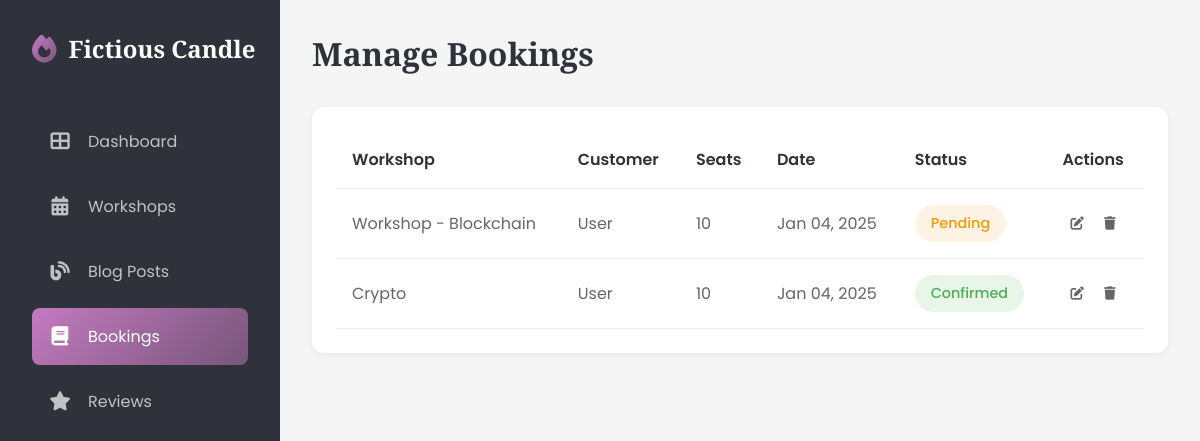
Before: /dashboard/bookings/ (signed in) with the older database file.
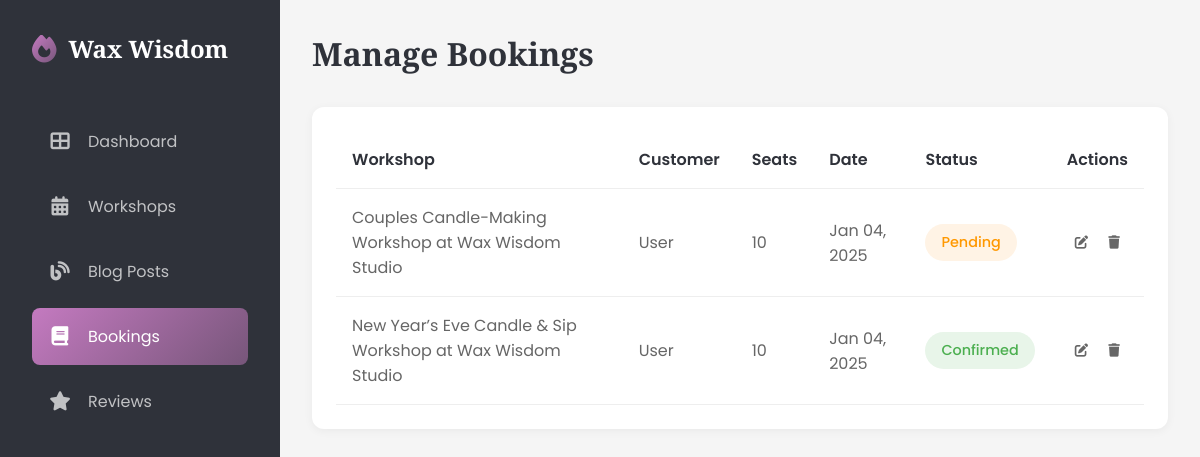
After: the same page with the newer database file.
### candle/models.py (models this page shows, shortened)
class Config(models.Model):
    site_name = models.CharField(max_length=255)
    site_title = models.CharField(max_length=255)
    site_description = models.TextField()
    about_us = HTMLField(blank=True, null=True)
    facebook_url = models.URLField(blank=True, null=True)
    instagram_url = models.URLField(blank=True, null=True)
    pinterest_url = models.URLField(blank=True, null=True)
    created_at = models.DateTimeField(auto_now_add=True)
    updated_at = models.DateTimeField(auto_now=True)
    class Meta:
        verbose_name = 'Site Configuration'
        verbose_name_plural = 'Site Configuration'
    def as_dict(self):
        return {
            'site_name': self.site_name or '',
            'site_title': self.site_title or '',
            "about_us": self.about_us or '',
            'site_description': self.site_description or '',
            'facebook_url': self.facebook_url or '',
            'instagram_url': self.instagram_url or '',
            "pinterest_url": self.pinterest_url or ""
        }

class Booking(models.Model):
    STATUS_CHOICES = [
        ('confirmed', 'Confirmed'),
        ('pending', 'Pending'),
        ('cancelled', 'Cancelled'),
    ]
    user = models.ForeignKey(User, on_delete=models.CASCADE, related_name='bookings', related_query_name='booking')
    workshop = models.ForeignKey(CandleWorkshop, on_delete=models.CASCADE, related_name='bookings', related_query_name='booking')
    booking_date = models.DateTimeField(auto_now_add=True)
    number_of_seats = models.IntegerField()
    status = models.CharField(
        max_length=10,
        choices=STATUS_CHOICES,
        default='pending'
    )
    class Meta:
        ordering = ['-booking_date']

class CandleWorkshop(models.Model):
    title = models.CharField(max_length=255)
    description = models.TextField()
    duration = models.FloatField(
        help_text='Duration of the workshop in hours (e.g., 1.5 for 1.5 hours)'
    )
    thumbnail = models.ImageField(
        upload_to='workshop_thumbnails/',
        null=True,
        blank=True,
        help_text='Featured image for the workshop',
        storage=RawMediaCloudinaryStorage()
    )
    date = models.DateField()
    time = models.TimeField()
    price = models.DecimalField(max_digits=10, decimal_places=2)
    capacity = models.IntegerField()
    class Meta:
        ordering = ("-date",)

### candle/views.py (the view)
# urls.py: path("bookings/",DashboardBookingView.as_view(),name="dashboard_bookings"),
class DashboardBookingView(LoginRequiredMixin,ListView):
    model = Booking
    template_name = "candle/dashboard/bookings.html"
    context_object_name = 'bookings'
    paginate_by = 10
    def get_queryset(self):
        user = self.request.user
        if user.is_superuser:
            return Booking.objects.all().order_by('-booking_date')
        return Booking.objects.filter(user=user).order_by('-booking_date')
    def get_context_data(self, **kwargs):
        context = super().get_context_data(**kwargs)
        context["active_menu"] = "bookings"
        return context

### candle/context_processors.py (called while the page is built)
def company_info(request):
    config = {
        "latest_blogs":Blogpost.objects.all()[:6],
        "latest_workshops":CandleWorkshop.objects.all()[:6]
    }
    try:
        config.update(Config.objects.first().as_dict())
    except Exception as e:
        pass
    return config

### candle/templates/candle/dashboard/bookings.html (shortened to what this page needs)
{% extends 'candle/dashboard/base.html' %}
{% block content %}
<main class="main-content">
    <div class="page-header">
        <h1 class="page-title">Manage Bookings</h1>
    </div>
    <div class="table-container">
        {% if not bookings %}
        <div class="empty-state">
            <i class="fas fa-calendar-xmark"></i>
            <p>No Recent Bookings</p>
            <span>New bookings will appear here</span>
        </div>
        {% else %}
        <table>
            <thead>
                <tr>
                    <th>Workshop</th>
                    {% if user.is_superuser %}
                    <th>Customer</th>
                    {% endif %}
                    <th>Seats</th>
                    <th>Date</th>
                    <th>Status</th>
                    <th>Actions</th>
                </tr>
            </thead>
            <tbody>
                {% for booking in bookings %}
                    <tr>
                        <td>{{booking.workshop.title}}</td>
                        {% if user.is_superuser %}
                        <td>{{booking.user.get_full_name|default:"User"}}</td>
                        {% endif %}
                        <td>{{booking.number_of_seats}}</td>
                        <td>{{booking.booking_date|date:"M d, Y"}}</td>
                        <td><span class="status status-{{booking.status}}">{{booking.get_status_display}}</span></td>
                        <td>
                            <button class="action-btn" onclick="openBookingModal({{booking.id}})"><i class="fas fa-edit"></i></button>
                            <form method="post" action="{% url 'candle:delete_bookings' booking.id %}" class="delete-form">
                                <button type="submit" class="action-btn">
                                    <i class="fas fa-trash"></i>
                                </button>
                            </form>
                        </td>
                    </tr>
                {% endfor %}
            </tbody>
        </table>
        {% endif %}
    </div>
</main>
{% endblock content %}

### candle/templates/candle/dashboard/fragments/sidebar.html (shortened to what this page needs)
<aside class="sidebar">
    <div class="logo">
        <i class="fas fa-fire"></i>
        <span>{{site_name}}</span>
    </div>
    <ul class="nav-menu">
        <li class="nav-item">
            <a href="{% url 'candle:dashboard' %}" class="nav-link {% if active_menu == 'dashboard'%} active {% endif %}">
                <i class="fas fa-th-large"></i>
                <span>Dashboard</span>
            </a>
        </li>
        {% if user.is_superuser %}
        <li class="nav-item">
            <a href="{% url 'candle:dashboard_workshops' %}" class="nav-link {% if active_menu == 'workshops'%} active {% endif %}">
                <i class="fas fa-calendar-alt"></i>
                <span>Workshops</span>
            </a>
        </li>
        <li class="nav-item">
            <a href="{% url 'candle:dashboard_blogs' %}" class="nav-link {% if active_menu == 'blogs'%} active {% endif %}">
                <i class="fas fa-blog"></i>
                <span>{% if not user.is_superuser %}My {% endif %}Blog Posts</span>
            </a>
        </li>
        {% endif %}
        <li class="nav-item">
            <a href="{% url 'candle:dashboard_bookings' %}" class="nav-link {% if active_menu == 'bookings'%} active {% endif %}">
                <i class="fas fa-book"></i>
                <span>{% if not user.is_superuser %}My {% endif %}Bookings</span>
            </a>
        </li>
        <li class="nav-item">
            <a href="{% url 'candle:dashboard_reviews' %}" class="nav-link {% if active_menu == 'reviews'%} active {% endif %}">
                <i class="fas fa-star"></i>
                <span>{% if not user.is_superuser %}My {% endif %}Reviews</span>
            </a>
        </li>
    </ul>
</aside>

Changed rows visible on the page:
changed Config: site_name "Fictious Candle" → "Wax Wisdom"
changed through a linked row, Booking "Pending": workshop "Workshop - Blockchain" → "Couples Candle-Making Workshop at Wax Wisdom Studio"
changed through a linked row, Booking "Confirmed": workshop "Crypto" → "New Year’s Eve Candle & Sip Workshop at Wax Wisdom Studio"
